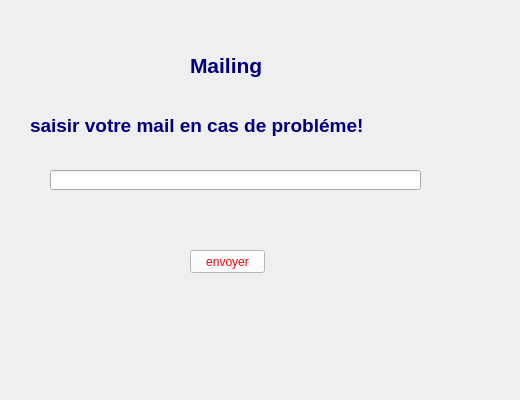
    <widget class="QWidget" name="tab_11">
     <attribute name="title">
      <string>Alerte</string>
     </attribute>
     <widget class="QLabel" name="label_55">
      <property name="geometry">
       <rect>
        <x>20</x>
        <y>10</y>
        <width>491</width>
        <height>381</height>
       </rect>
      </property>
      <property name="text">
       <string/>
      </property>
      <property name="pixmap">
       <pixmap>../../Desktop/interfaces/article-conduite-daimler.jpg</pixmap>
      </property>
     </widget>
     <widget class="QLabel" name="label_29">
      <property name="geometry">
       <rect>
        <x>190</x>
        <y>30</y>
        <width>91</width>
        <height>71</height>
       </rect>
      </property>
      <property name="text">
       <string>&lt;html&gt;&lt;head/&gt;&lt;body&gt;&lt;p&gt;&lt;span style=&quot; font-size:16pt; font-weight:600; color:#00007f;&quot;&gt;Mailing&lt;/span&gt;&lt;/p&gt;&lt;/body&gt;&lt;/html&gt;</string>
      </property>
     </widget>
     <widget class="QLineEdit" name="line_matricule_fiscale2_2">
      <property name="geometry">
       <rect>
        <x>50</x>
        <y>170</y>
        <width>371</width>
        <height>20</height>
       </rect>
      </property>
     </widget>
     <widget class="QLabel" name="label_30">
      <property name="geometry">
       <rect>
        <x>30</x>
        <y>90</y>
        <width>371</width>
        <height>71</height>
       </rect>
      </property>
      <property name="text">
       <string>&lt;html&gt;&lt;head/&gt;&lt;body&gt;&lt;p&gt;&lt;span style=&quot; font-size:14pt; font-weight:600; color:#00007f;&quot;&gt;saisir votre mail en cas de probléme!&lt;/span&gt;&lt;/p&gt;&lt;/body&gt;&lt;/html&gt;</string>
      </property>
     </widget>
     <widget class="QPushButton" name="pb_ajouter_client_f_4">
      <property name="geometry">
       <rect>
        <x>190</x>
        <y>250</y>
        <width>75</width>
        <height>23</height>
       </rect>
      </property>
      <property name="styleSheet">
       <string notr="true">QPushButton { color: red; background-color: white }</string>
      </property>
      <property name="text">
       <string>envoyer</string>
      </property>
     </widget>
    </widget>
